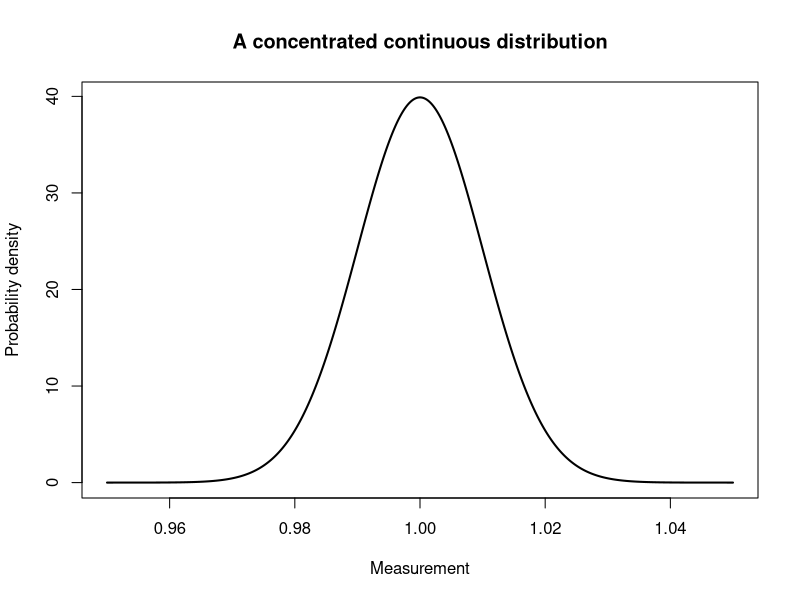
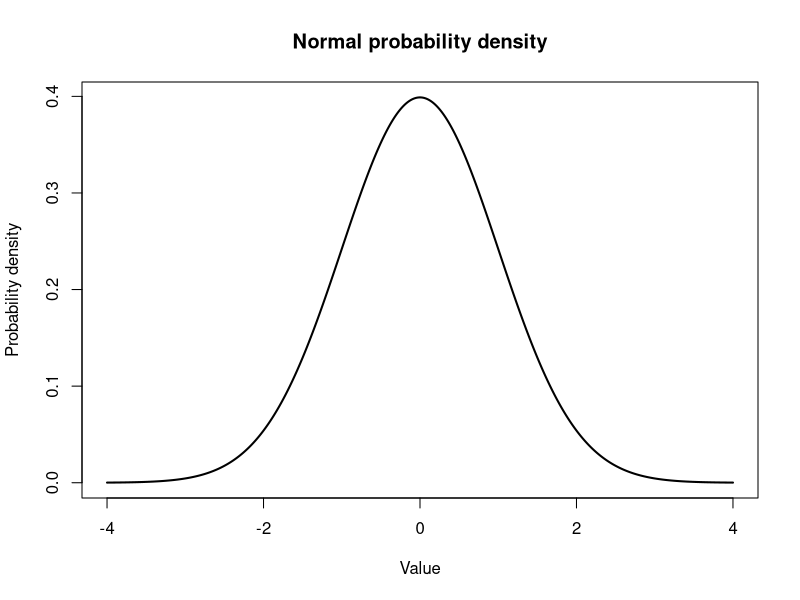
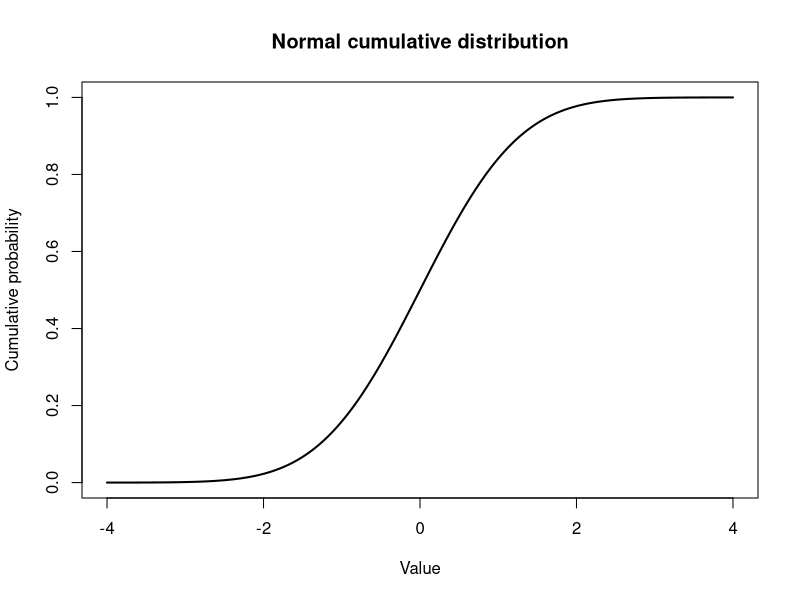
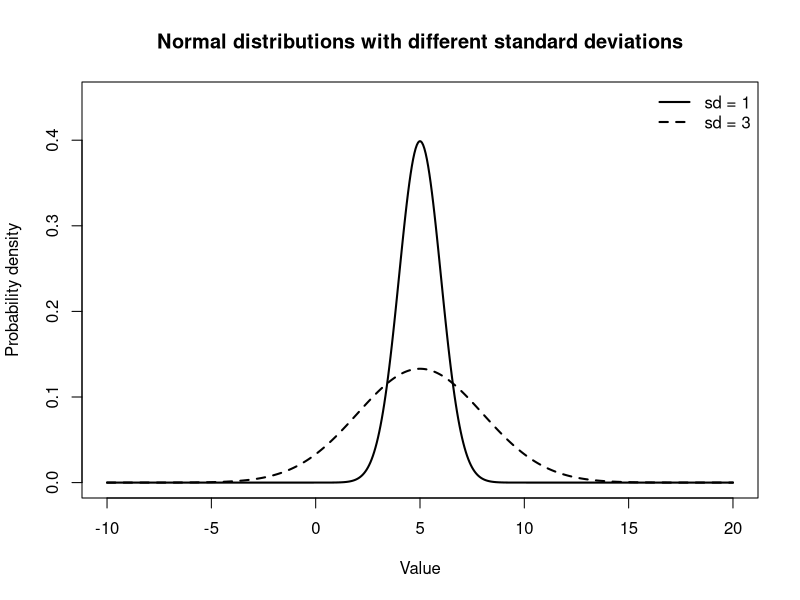
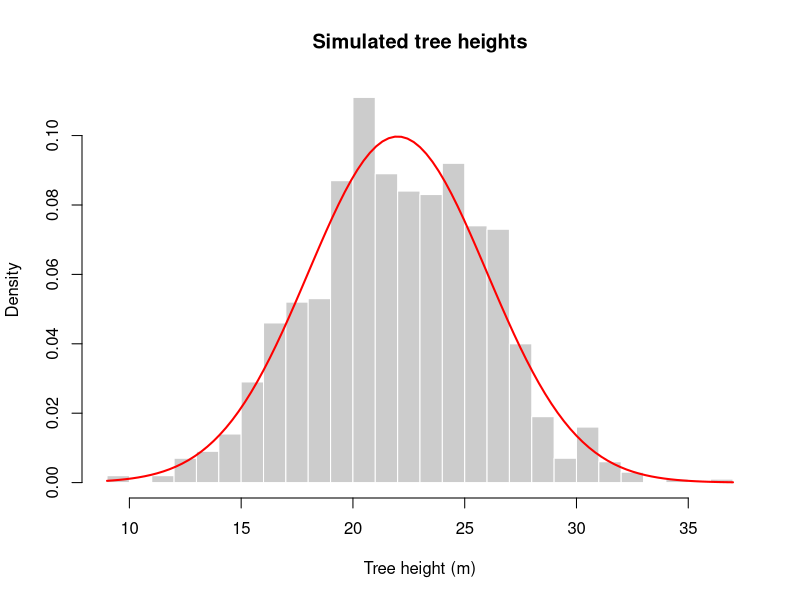
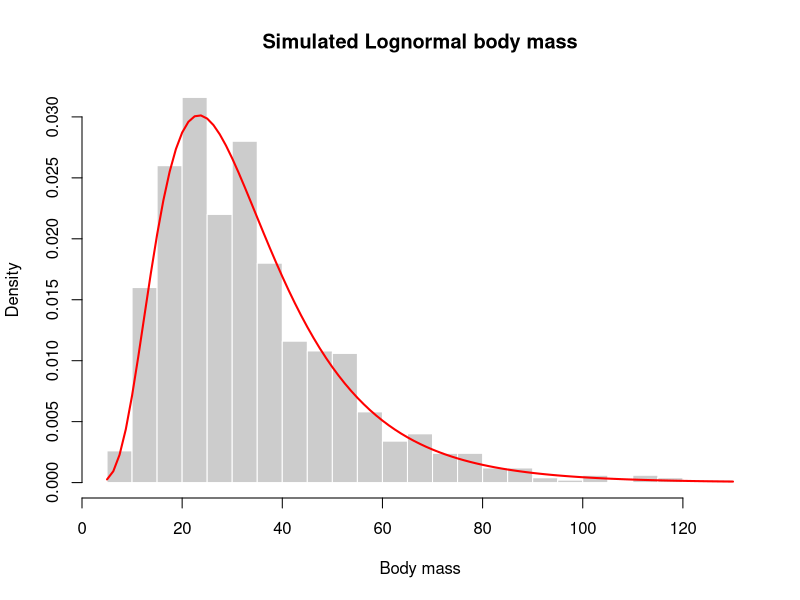
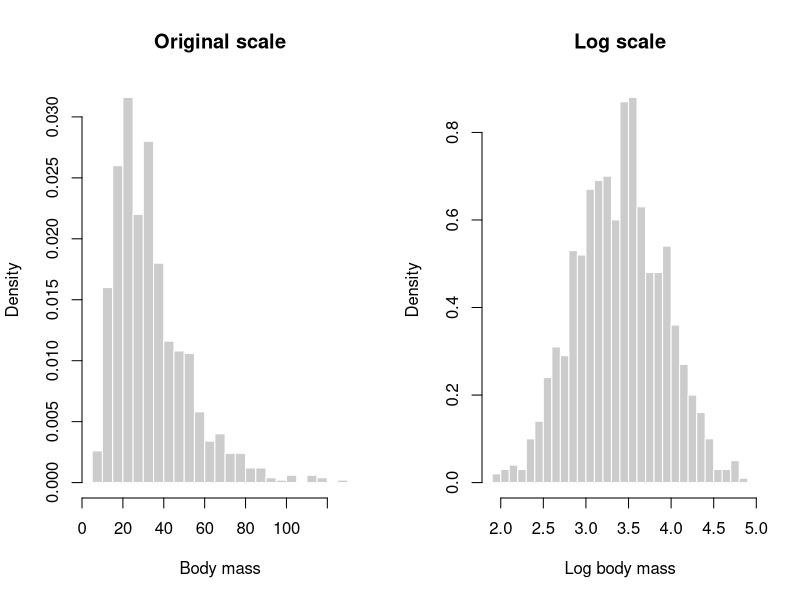
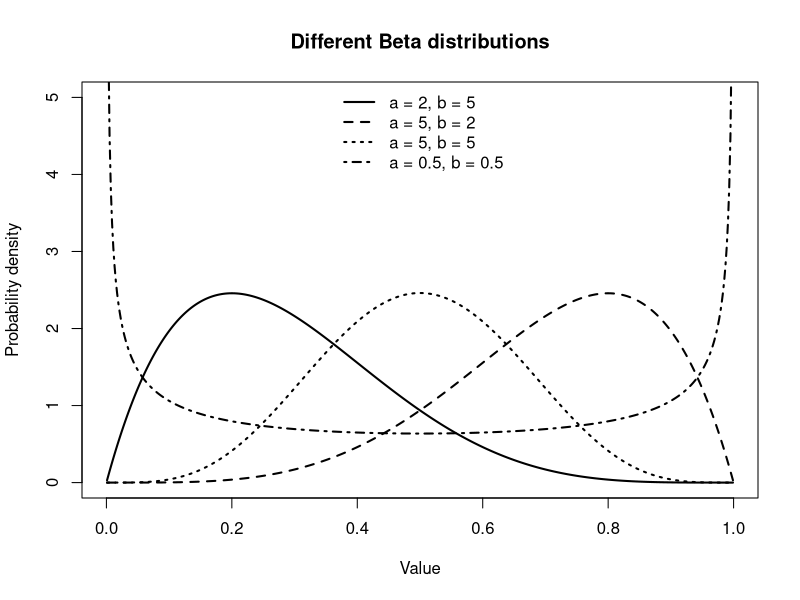

Here is the R script that generated these plots, in order:
## ---- chunk 1
dnorm(
  1,
  mean = 1,
  sd = 0.01
)
## ---- chunk 2
x = seq(0.95, 1.05, length.out = 500)
density_values = dnorm(x, mean = 1, sd = 0.01)

plot(
  x,
  density_values,
  type = "l",
  lwd = 2,
  xlab = "Measurement",
  ylab = "Probability density",
  main = "A concentrated continuous distribution"
)
## ---- chunk 3
x = seq(-4, 4, length.out = 500)
density_values = dnorm(x)

plot(
  x,
  density_values,
  type = "l",
  lwd = 2,
  xlab = "Value",
  ylab = "Probability density",
  main = "Normal probability density"
)
## ---- chunk 4
cumulative_values = pnorm(x)

plot(
  x,
  cumulative_values,
  type = "l",
  lwd = 2,
  ylim = c(0, 1),
  xlab = "Value",
  ylab = "Cumulative probability",
  main = "Normal cumulative distribution"
)
## ---- chunk 5
pnorm(
  1.96,
  lower.tail = FALSE
)
## ---- chunk 6
set.seed(42)

sample_values = rnorm(
  n = 1000,
  mean = 10,
  sd = 2
)

head(sample_values)
## ---- chunk 7
qnorm(0.95)
## ---- chunk 8
qnorm(c(0.25, 0.75))
## ---- chunk 9
x = seq(-10, 20, length.out = 500)

plot(
  x,
  dnorm(x, mean = 5, sd = 1),
  type = "l",
  lwd = 2,
  ylim = c(0, 0.45),
  xlab = "Value",
  ylab = "Probability density",
  main = "Normal distributions with different standard deviations"
)

lines(
  x,
  dnorm(x, mean = 5, sd = 3),
  lwd = 2,
  lty = 2
)

legend(
  "topright",
  legend = c("sd = 1", "sd = 3"),
  lwd = 2,
  lty = c(1, 2),
  bty = "n"
)
## ---- chunk 10
height_mean = 22
height_sd = 4
## ---- chunk 11
pnorm(
  26,
  mean = height_mean,
  sd = height_sd
) -
  pnorm(
    18,
    mean = height_mean,
    sd = height_sd
  )
## ---- chunk 12
pnorm(
  30,
  mean = height_mean,
  sd = height_sd,
  lower.tail = FALSE
)
## ---- chunk 13
qnorm(
  0.95,
  mean = height_mean,
  sd = height_sd
)
## ---- chunk 14
set.seed(10)

tree_heights = rnorm(
  1000,
  mean = height_mean,
  sd = height_sd
)

hist(
  tree_heights,
  breaks = 30,
  probability = TRUE,
  col = "grey80",
  border = "white",
  xlab = "Tree height (m)",
  main = "Simulated tree heights"
)

curve(
  dnorm(
    x,
    mean = height_mean,
    sd = height_sd
  ),
  add = TRUE,
  col = "red",
  lwd = 2
)
## ---- chunk 15
meanlog = log(30)
sdlog = 0.5

c(
  median = exp(meanlog),
  mean = exp(meanlog + sdlog^2 / 2)
)
## ---- chunk 16
set.seed(20)

body_mass = rlnorm(
  1000,
  meanlog = meanlog,
  sdlog = sdlog
)

hist(
  body_mass,
  breaks = 40,
  probability = TRUE,
  col = "grey80",
  border = "white",
  xlab = "Body mass",
  main = "Simulated Lognormal body mass"
)

curve(
  dlnorm(
    x,
    meanlog = meanlog,
    sdlog = sdlog
  ),
  add = TRUE,
  col = "red",
  lwd = 2
)
## ---- chunk 17
plnorm(
  50,
  meanlog = meanlog,
  sdlog = sdlog,
  lower.tail = FALSE
)
## ---- chunk 18
qlnorm(
  c(0.5, 0.95),
  meanlog = meanlog,
  sdlog = sdlog
)
## ---- chunk 19
par(mfrow = c(1, 2))

hist(
  body_mass,
  breaks = 30,
  probability = TRUE,
  col = "grey80",
  border = "white",
  main = "Original scale",
  xlab = "Body mass"
)

hist(
  log(body_mass),
  breaks = 30,
  probability = TRUE,
  col = "grey80",
  border = "white",
  main = "Log scale",
  xlab = "Log body mass"
)

par(mfrow = c(1, 1))
## ---- chunk 20
x = seq(0.001, 0.999, length.out = 500)

plot(
  x,
  dbeta(x, shape1 = 2, shape2 = 5),
  type = "l",
  lwd = 2,
  ylim = c(0, 5),
  xlab = "Value",
  ylab = "Probability density",
  main = "Different Beta distributions"
)

lines(
  x,
  dbeta(x, shape1 = 5, shape2 = 2),
  lwd = 2,
  lty = 2
)

lines(
  x,
  dbeta(x, shape1 = 5, shape2 = 5),
  lwd = 2,
  lty = 3
)

lines(
  x,
  dbeta(x, shape1 = 0.5, shape2 = 0.5),
  lwd = 2,
  lty = 4
)

legend(
  "top",
  legend = c(
    "a = 2, b = 5",
    "a = 5, b = 2",
    "a = 5, b = 5",
    "a = 0.5, b = 0.5"
  ),
  lwd = 2,
  lty = 1:4,
  bty = "n"
)
## ---- chunk 21
cover_a = 2
cover_b = 5

c(
  mean = cover_a / (cover_a + cover_b),
  variance =
    cover_a * cover_b /
    ((cover_a + cover_b)^2 * (cover_a + cover_b + 1))
)
## ---- chunk 22
pbeta(
  0.20,
  shape1 = cover_a,
  shape2 = cover_b
)
## ---- chunk 23
qbeta(
  c(0.5, 0.95),
  shape1 = cover_a,
  shape2 = cover_b
)
## ---- chunk 24
set.seed(30)

vegetation_cover = rbeta(
  1000,
  shape1 = cover_a,
  shape2 = cover_b
)

hist(
  vegetation_cover,
  breaks = 30,
  probability = TRUE,
  col = "grey80",
  border = "white",
  xlab = "Vegetation cover",
  main = "Simulated Beta vegetation cover"
)

curve(
  dbeta(
    x,
    shape1 = cover_a,
    shape2 = cover_b
  ),
  add = TRUE,
  col = "darkgreen",
  lwd = 2
)
## ---- chunk 25
set.seed(40)

measurements = rlnorm(
  500,
  meanlog = 2,
  sdlog = 0.5
)

hist(
  measurements,
  breaks = 10,
  col = "grey80",
  border = "white",
  xlab = "Measurement",
  main = "A histogram with relatively wide bins"
)

hist(
  measurements,
  breaks = 40,
  col = "grey80",
  border = "white",
  xlab = "Measurement",
  main = "A histogram with relatively narrow bins"
)
## ---- chunk 26
hist(
  measurements,
  breaks = 30,
  probability = TRUE,
  col = "grey80",
  border = "white",
  xlab = "Measurement",
  ylab = "Density",
  main = "A density histogram"
)
## ---- chunk 27
density_estimate = density(measurements)

plot(
  density_estimate,
  lwd = 2,
  xlab = "Measurement",
  ylab = "Estimated density",
  main = "Kernel density estimate"
)
## ---- chunk 28
hist(
  measurements,
  breaks = 30,
  probability = TRUE,
  col = "grey85",
  border = "white",
  xlab = "Measurement",
  ylab = "Density",
  main = "Observed and theoretical densities"
)

lines(
  density(measurements),
  lwd = 2
)

curve(
  dlnorm(
    x,
    meanlog = 2,
    sdlog = 0.5
  ),
  add = TRUE,
  col = "red",
  lwd = 2
)

legend(
  "topright",
  legend = c(
    "Kernel density estimate",
    "Theoretical Lognormal density"
  ),
  col = c("black", "red"),
  lwd = 2,
  bty = "n"
)
## ---- chunk 29
plot(
  ecdf(measurements),
  do.points = FALSE,
  verticals = TRUE,
  xlab = "Measurement",
  ylab = "Cumulative probability",
  main = "Empirical cumulative distribution"
)
## ---- chunk 30
plot(
  ecdf(measurements),
  do.points = FALSE,
  verticals = TRUE,
  xlab = "Measurement",
  ylab = "Cumulative probability",
  main = "Empirical and theoretical CDFs"
)

curve(
  plnorm(
    x,
    meanlog = 2,
    sdlog = 0.5
  ),
  add = TRUE,
  col = "red",
  lwd = 2
)

legend(
  "bottomright",
  legend = c(
    "Empirical CDF",
    "Theoretical CDF"
  ),
  col = c("black", "red"),
  lwd = 2,
  bty = "n"
)
## ---- chunk 31
set.seed(50)

n_trees = 1000
rho = 0.75

z1 = rnorm(n_trees)
z2 = rnorm(n_trees)

log_diameter = 3.2 + 0.45 * z1

log_height = 3.0 +
  0.25 * (
    rho * z1 +
      sqrt(1 - rho^2) * z2
  )

diameter = exp(log_diameter)
height = exp(log_height)

c(
  correlation_on_log_scale =
    cor(log_diameter, log_height),
  correlation_on_original_scale =
    cor(diameter, height)
)
## ---- chunk 32
par(mfrow = c(1, 2))

plot(
  log_diameter,
  log_height,
  pch = 16,
  col = rgb(0, 0, 0, 0.25),
  xlab = "Log diameter",
  ylab = "Log height",
  main = "Measurements on the log scale"
)

plot(
  diameter,
  height,
  pch = 16,
  col = rgb(0, 0, 0, 0.25),
  xlab = "Diameter",
  ylab = "Height",
  main = "Measurements on the original scale"
)

par(mfrow = c(1, 1))
## ---- chunk 33
small_trees = log_diameter <= quantile(log_diameter, 0.25)
large_trees = log_diameter >= quantile(log_diameter, 0.75)

small_height_density = density(log_height[small_trees])
large_height_density = density(log_height[large_trees])

plot(
  small_height_density,
  lwd = 2,
  xlab = "Log height",
  ylab = "Estimated density",
  main = "Conditional height distributions",
  ylim = range(
    c(
      small_height_density$y,
      large_height_density$y
    )
  )
)

lines(
  large_height_density,
  lwd = 2,
  lty = 2
)

legend(
  "topright",
  legend = c(
    "Small trees",
    "Large trees"
  ),
  lwd = 2,
  lty = c(1, 2),
  bty = "n"
)
## ---- chunk 34
bivariate_normal_density = function(x, y, rho) {
  1 /
    (2 * pi * sqrt(1 - rho^2)) *
    exp(
      -(
        x^2 -
          2 * rho * x * y +
          y^2
      ) /
        (2 * (1 - rho^2))
    )
}

grid = seq(-3.5, 3.5, length.out = 150)

par(mfrow = c(1, 2))

for (rho in c(0, 0.8)) {
  density_surface = outer(
    grid,
    grid,
    function(x, y) {
      bivariate_normal_density(x, y, rho)
    }
  )

  contour(
    grid,
    grid,
    density_surface,
    nlevels = 8,
    xlab = "X",
    ylab = "Y",
    main = paste("Correlation =", rho)
  )
}

par(mfrow = c(1, 1))
## ---- chunk 35
smoothScatter(
  log_diameter,
  log_height,
  xlab = "Log diameter",
  ylab = "Log height",
  main = "Empirical two-dimensional density"
)
